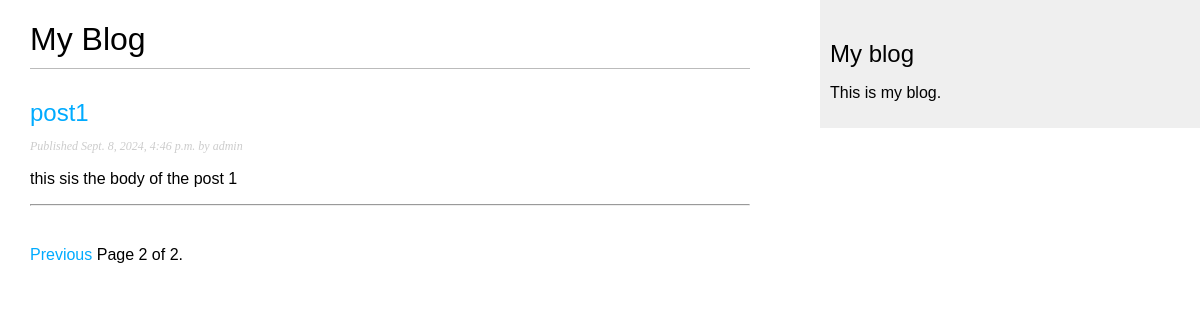
/blog/?page=2, run on an earlier commit of the app's database.
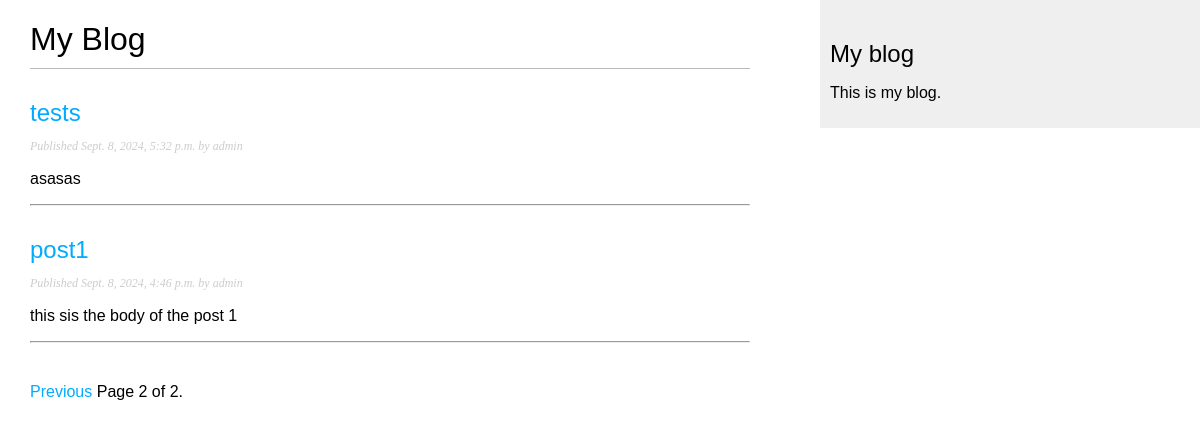
And on a later commit of the database.
### blog/models.py (models this page shows, shortened)
class Post(models.Model):
    class Status(models.TextChoices):
        DRAFT='Df','Draft'
        PUBLISHED='PB','Published'
    title=models.CharField(max_length=250)
    slug=models.SlugField(max_length=250,unique_for_date='publish')
    author=models.ForeignKey(User,on_delete=models.CASCADE,related_name='blog_posts')
    body=models.TextField()
    publish=models.DateTimeField(default=timezone.now)
    created=models.DateTimeField(auto_now_add=True)
    updated=models.DateTimeField(auto_now=True)
    status=models.CharField(max_length=2,choices=Status.choices,default=Status.DRAFT)
    class Meta:
        ordering=['-publish']
        indexes=[
            models.Index(fields=['-publish']),
        ]
    def get_absolute_url(self):
        return reverse("blog:post_detail",args=[
            self.publish.year,
            self.publish.month,
            self.publish.day,
            self.slug,
        ])

### blog/views.py (the view)
# urls.py: path('',views.PostListView.as_view(),name='post_list'),
class PostListView(ListView):
    model=Post
    context_object_name='posts'
    paginate_by=2
    template_name='blog/post/list.html'

### blog/templates/blog/post/list.html (shortened to what this page needs)
{% extends "blog/base.html" %}
{% block content %}
<h1>My Blog</h1>
{% for post in posts %}
<h2>
    <a href="{{ post.get_absolute_url }}">
        {{ post.title }}
    </a>
</h2>
<p class="date">
    Published {{ post.publish }} by {{ post.author }}
</p>
{{ post.body|truncatewords:30|linebreaks }}
<hr />
{% endfor %}
{% include "pagination.html" with page=page_obj %}
{% endblock %}

What changed in the data, as far as the page shows it:
added Post: title "tests", publish "Sept. 8, 2024, 5:32 p.m.", author "admin", body "asasas"
